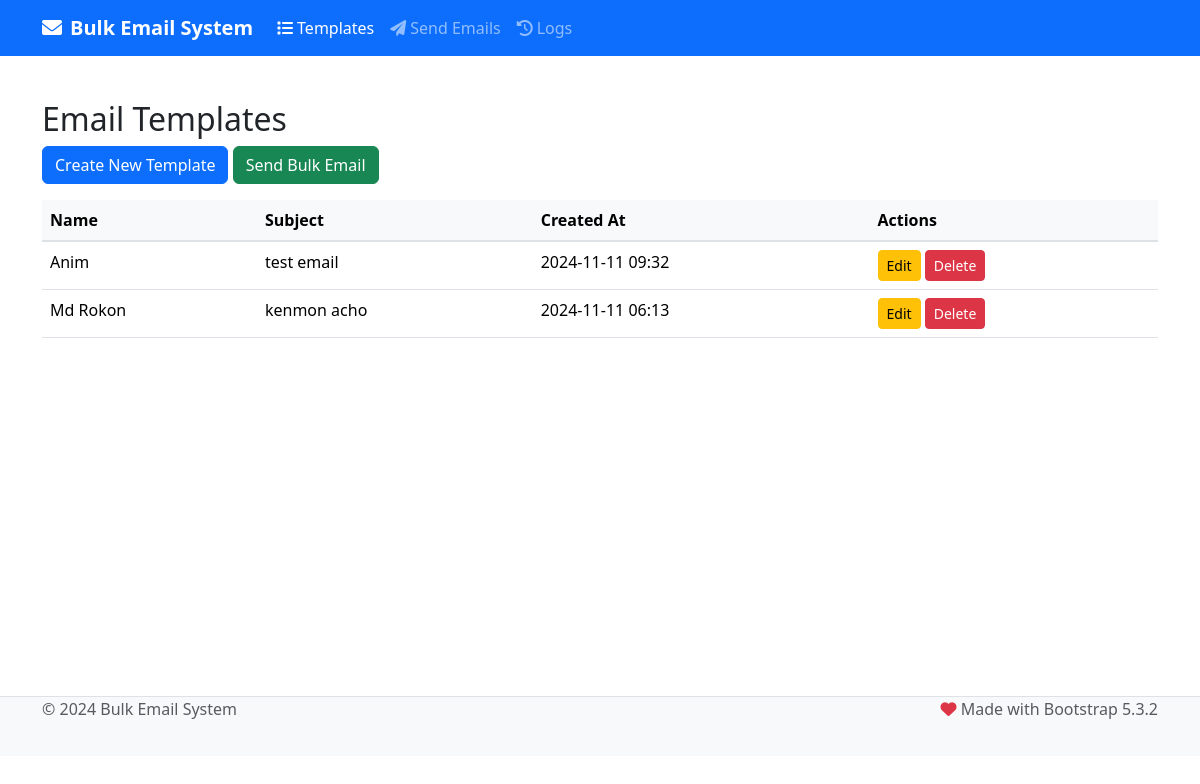
Before: / with the older database file.
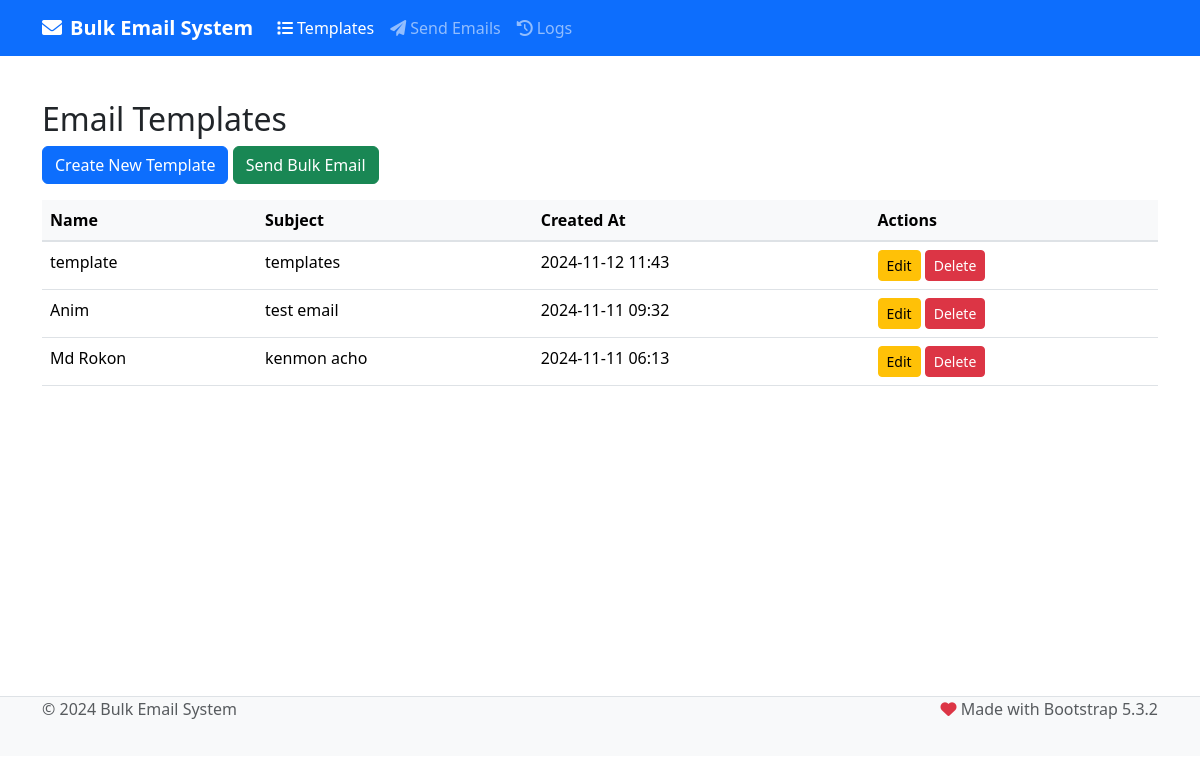
After: the same page with the newer database file.
### main/models.py (models this page shows, shortened)
class EmailTemplate(models.Model):
    name = models.CharField(max_length=100)
    subject = models.CharField(max_length=200)
    body = models.TextField()
    created_at = models.DateTimeField(auto_now_add=True)
    updated_at = models.DateTimeField(auto_now=True)

### main/views.py (the view)
# urls.py: path('', views.template_list, name='template_list'),
def template_list(request):
    templates = EmailTemplate.objects.all().order_by('-created_at')
    return render(request, 'emails/template_list.html', {'templates': templates})

### main/templates/emails/template_list.html
{% extends 'base.html' %}
{% block content %}
<div class="container mt-4">
    <h2>Email Templates</h2>
    <div class="mb-3">
        <a href="{% url 'template_create' %}" class="btn btn-primary">Create New Template</a>
        <a href="{% url 'send_bulk_email' %}" class="btn btn-success">Send Bulk Email</a>
    </div>
    <table class="table">
        <thead>
            <tr>
                <th>Name</th>
                <th>Subject</th>
                <th>Created At</th>
                <th>Actions</th>
            </tr>
        </thead>
        <tbody>
            {% for template in templates %}
            <tr>
                <td>{{ template.name }}</td>
                <td>{{ template.subject }}</td>
                <td>{{ template.created_at|date:"Y-m-d H:i" }}</td>
                <td>
                    <a href="{% url 'template_edit' template.id %}"
                       class="btn btn-warning btn-sm">Edit</a>
                    <a href="{% url 'template_delete' template.id %}"
                       class="btn btn-danger btn-sm">Delete</a>
                </td>
            </tr>
            {% endfor %}
        </tbody>
    </table>
</div>
{% endblock %}

Changed rows visible on the page:
added EmailTemplate: name "template", subject "templates", created_at "2024-11-12 11:43"
